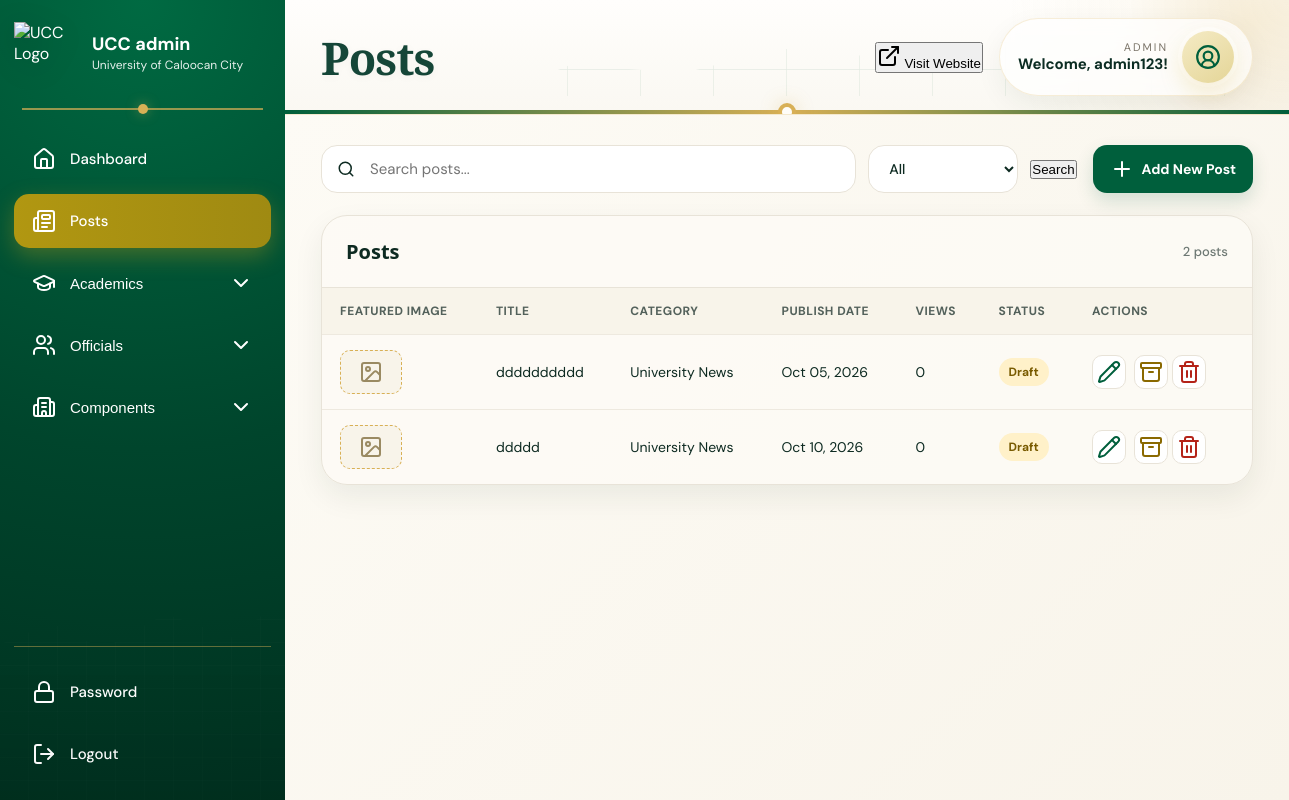
Screenshot of /admin/posts.php (signed in) with the database file from the repository.
### tables this page shows
CREATE TABLE `posts` (
  `id` int(11) NOT NULL,
  `category_id` int(11) NOT NULL,
  `title` varchar(255) NOT NULL,
  `slug` varchar(255) NOT NULL,
  `excerpt` text DEFAULT NULL,
  `content` longtext NOT NULL,
  `featured_image` varchar(255) DEFAULT NULL,
  `author_id` int(11) NOT NULL,
  `editor_id` int(11) NOT NULL,
  `status` enum('draft','published') NOT NULL DEFAULT 'draft',
  `created_at` timestamp NOT NULL DEFAULT current_timestamp(),
  `published_at` datetime DEFAULT NULL,
  `updated_at` timestamp NOT NULL DEFAULT current_timestamp() ON UPDATE current_timestamp(),
  `archived_at` timestamp NULL DEFAULT NULL,
  `remarks` text DEFAULT NULL,
  `active` tinyint(1) NOT NULL DEFAULT 1
);

CREATE TABLE `categories` (
  `id` int(11) NOT NULL,
  `name` varchar(100) NOT NULL,
  `slug` varchar(120) NOT NULL,
  `active` tinyint(1) NOT NULL DEFAULT 1
);

### app/Core/Database.php (called while the page is built, shortened)
<?php
require_once __DIR__ . '/../../app/Support/helper.php';
final class Database {
    public static function connect(): PDO {
        $host = $_ENV['DB_HOST'] ?? getenv('DB_HOST') ?: 'localhost';
        $name = $_ENV['DB_NAME'] ?? getenv('DB_NAME') ?: 'ucc';
        $user = $_ENV['DB_USER'] ?? getenv('DB_USER') ?: 'mky';
        $password = $_ENV['DB_PASSWORD'] ?? getenv('DB_PASSWORD') ?: 'admin';
        try {
            $pdo = new PDO('mysql:host=' . $host . ';dbname=' . $name,
                $user,
                $password
            );
            $pdo->setAttribute(PDO::ATTR_ERRMODE, PDO::ERRMODE_EXCEPTION);
            return $pdo;
        } catch (PDOException $e) {
            redirectPublic('404.php');
            throw new Exception('Database connection failed.', 0, $e);
        }
    }
}

### app/Repositories/PostsRepository.php (called while the page is built, shortened)
<?php
require_once __DIR__ . '/../../app/Support/helper.php';
final class PostsRepository {
    private PDO $conn;
    public function __construct(PDO $db) {
        $this->conn = $db;
    }
    public function fetchFilteredPosts(string $search = '', string $filter = 'All', int $editingId = 0): array {
        $query = "SELECT posts.*, categories.name AS category,
            CASE
                WHEN posts.status = 'draft' THEN 'Draft'
                WHEN posts.status = 'published' AND posts.published_at > CURRENT_TIMESTAMP THEN 'Pending'
                WHEN posts.status = 'published' AND posts.published_at <= CURRENT_TIMESTAMP THEN 'Published'
            END AS display_status
            FROM posts
            JOIN categories ON posts.category_id = categories.id
            WHERE 1 = 1
            AND posts.archived_at is NULL
            AND posts.active = 1";
        $params = [];
        $query .= ' ORDER BY updated_at DESC';
        $stmt = $this->conn->prepare($query);
        $stmt->execute($params);
        return $stmt->fetchAll(PDO::FETCH_ASSOC);
    }
}

### app/Support/helper.php (called while the page is built, shortened)
<?php
function e(string $text): string {
    return htmlspecialchars($text, ENT_QUOTES, 'UTF-8');
}

### public/admin/posts.php (the view, shortened to what this page needs)
<?php
require_once __DIR__ . '/../../app/Support/helper.php';
$repo = new PostsRepository(Database::connect());
$posts = $repo->fetchFilteredPosts('', 'All');
?>
<!DOCTYPE html>
<html lang="en">
<head>
    <link href="https://cdn.jsdelivr.net/npm/quill@2/dist/quill.snow.css" rel="stylesheet">
    <link rel="stylesheet" href="/admin/assets/css/style.css">
    <link rel="stylesheet" href="/admin/assets/css/posts.css">
</head>
<body>
    <div class="dashboard-layout">
        <?php require_once __DIR__ . '/template/sidebar.php' ?>
		<main class="main-content">
            <?php require_once __DIR__ . '/template/header.php' ?>
            <section class="posts-page">
                <div class="posts-toolbar">
                    <div class="posts-tools-left">
                        <div class="posts-search">
                            <input type="search" id="postSearch" placeholder="Search posts..." aria-label="Search posts">
                            <i data-lucide="search"></i>
                        </div>
                        <select id="postFilter" class="posts-filter" aria-label="Filter posts">
                            <option value="All">All</option>
                        </select>
                        <button type="button" id="applyPostFilter">Search</button>
                    </div>
                    <button class="post-btn post-btn-primary" id="addPostBtn" type="button">
                        <i data-lucide="plus"></i> Add New Post
                    </button>
                </div>
                <div class="posts-card">
                    <div class="posts-card-head">
                        <h2>Posts</h2>
                        <span class="posts-count" id="postsCount"><?= count($posts ?? []) ?> <?= count($posts ?? []) <= 1 ? 'post' : 'posts' ?></span>
                    </div>
                    <div class="posts-table-wrap">
                        <table class="posts-table" id="postsTable">
                            <thead>
                                <tr>
                                    <th>Featured Image</th><th>Title</th><th>Category</th>
                                    <th>Publish Date</th><th>Views</th><th>Status</th><th class="actions-column">Actions</th>
                                </tr>
                            </thead>
                            <tbody id="postsTableBody">
                                <?php require __DIR__ . '/template/posts-table.php'; ?>
                            </tbody>
                        </table>
                    </div>
                </div>
            </section>
</main>
</div>
</body>
</html>

### public/admin/template/posts-table.php (shortened to what this page needs)
<?php
$posts = $posts ?? [];
?>
<?php if (empty($posts)): ?>
    <tr>
        <td colspan="7" class="empty-row">No posts found.</td>
    </tr>
<?php else: ?>
    <?php foreach ($posts as $post): ?>
        <tr>
            <td>
                <div class="featured-thumb">
                    <?php if (!empty($post['featured_image'])): ?>
                        <img src="<?= e('/admin/storage/uploads/' . $post['featured_image']) ?>" alt="">
                    <?php else: ?>
                        <i data-lucide="image"></i>
                    <?php endif; ?>
                </div>
            </td>
            <td class="post-title-cell"><?= e($post['title']) ?></td>
            <td class="category-text"><?= e($post['category']) ?></td>
            <td><?= e((new DateTime($post['published_at']))->format('M d, Y')) ?></td>
            <td><?= e(number_format(0)) ?></td>
            <td><span class="status-badge status-<?= e(strtolower($post['display_status'])) ?>"><?= e($post['display_status']) ?></span></td>
            <td>
                <div class="action-buttons">
                        <button type="button" data-post-id="<?= e((string) $post['id']) ?>" class="action-btn edit-post-btn" title="Edit">
                            <i data-lucide="pencil"></i>
                        </button>
                    <form method="post" class="post-action-form">
                        <button type="submit" name="action" value="archive" class="action-btn archive" title="Archive">
                            <i data-lucide="archive"></i>
                        </button>
                        <button type="submit" name="action" value="remove" class="action-btn delete" title="Delete">
                            <i data-lucide="trash-2"></i>
                        </button>
                    </form>
                </div>
            </td>
        </tr>
    <?php endforeach; ?>
<?php endif; ?>

### public/admin/assets/css/style.css (style rules this page uses)
:root { --green:#005f3c; --green-dark:#00422b; --gold:#c89a0b; --gold-soft:#d8b056; --cream:#fdfbf5; --cream-2:#f8f4ea; --text:#0d2a21; --border:#e8e3d8; }
* { margin:0; padding:0; box-sizing:border-box; }
html { scroll-behavior:smooth; }
body { background:#f6f4ed; font-family:"DM Sans",sans-serif; color:var(--text); }
.dashboard-layout { display:grid; grid-template-columns:285px 1fr; min-height:100vh; }
.main-content { background:linear-gradient(180deg,#fffefb 0%,#f6f4ed 100%); }

### public/admin/assets/css/posts.css (style rules this page uses)
.posts-page { padding:30px 36px 40px; background:linear-gradient(135deg,#fdfbf5,#f8f4ea); min-height:calc(100vh - 112px); box-sizing:border-box }
.posts-toolbar { display:flex;align-items:center; justify-content:space-between; gap:16px;margin-bottom:22px; flex-wrap:nowrap }
.posts-tools-left { display:flex; align-items:center; gap:12px;flex:1; min-width:0; height:48px }
.posts-search { position: relative; height: 48px; display: flex; align-items: center; flex: 1 1 auto; min-width: 0; box-sizing: border-box; }
.posts-search input { width:100%;height:48px; box-sizing:border-box; padding:0 46px 0 48px; border:1px solid #e8e3d8; border-radius:16px; background:#fff; color:#0d2a21; font:400 15px "DM Sans",sans-serif; outline:none }
.posts-search i, .posts-search svg { position: absolute; left: 16px; top: 50%; transform: translateY(-50%); width: 18px; height: 18px; }
.posts-filter { height:48px; box-sizing:border-box; padding:0 38px 0 16px; min-width:150px; border:1px solid #e8e3d8; border-radius:16px; background:#fff; color:#0d2a21; font:500 14px "DM Sans",sans-serif }
.post-btn { height:48px; padding:0 17px; border:0; border-radius:14px; display:inline-flex; align-items:center; justify-content:center; gap:8px; cursor:pointer; font:700 14px "DM Sans",sans-serif; transition:.2s }
.post-btn-primary { background:#005f3c; color:#fff; box-shadow:0 8px 18px rgba(0,95,60,.16) }
.posts-card { background:rgba(253,251,245,.9); border:1px solid #e8e3d8; border-radius:26px; box-shadow:0 12px 30px rgba(13,42,33,.07); overflow:hidden }
.posts-card-head { display: flex; align-items: center; justify-content: space-between; padding: 22px 24px; border-bottom: 1px solid #e8e3d8; }
.posts-card-head h2 { margin: 0; color: #0d2a21; font: 600 20px "Segoe UI", sans-serif; }
.posts-count { color: #6d7873; font: 500 13px "DM Sans", sans-serif; }
.posts-table-wrap { overflow: auto; }
.posts-table { width: 100%; min-width: 920px; border-collapse: collapse; }
.posts-table th { padding: 15px 18px; background: #f8f4ea; color: #53615b; text-align: left; font: 700 12px "DM Sans", sans-serif; text-transform: uppercase; letter-spacing: .04em; }
.posts-table td { padding: 15px 18px; border-top: 1px solid #eee9df; color: #0d2a21; font: 400 14px "DM Sans", sans-serif; vertical-align: middle; }
.featured-thumb { width: 62px; height: 44px; border-radius: 10px; border: 1px dashed #d8b056; background: #f8f4ea; display: flex; align-items: center; justify-content: center; color: #9a8a62; overflow: hidden; }
.post-title-cell { font-weight: 700; }
.category-text { color: #596760; }
.status-badge { display: inline-flex; padding: 6px 10px; border-radius: 999px; font: 700 12px "DM Sans", sans-serif; }
.status-draft, .status-pending { background: #fff1c9; color: #795b00; }
.action-buttons { display: flex; gap: 8px; justify-content: flex-start; padding-right: 14px; box-sizing: border-box; }
.action-btn { width: 34px; height: 34px; border: 1px solid #e8e3d8; border-radius: 10px; background: #fff; color: #005f3c; display: inline-flex; align-items: center; justify-content: center; cursor: pointer; }
.action-btn.archive { color: #8a6900; }
.action-btn.delete { color: #b42318; }

### rows the page displays
posts: title "dddddddddd", category.name "University News", published_at "Oct 05, 2026", display_status "Draft"
posts: title "ddddd", category.name "University News", published_at "Oct 10, 2026", display_status "Draft"

### other values shown
$_SESSION['role'] "admin"
$pageTitle "Posts"
$_SESSION['role'] "ADMIN"
$_SESSION['username'] "admin123"
count($posts ?? []) "2"
